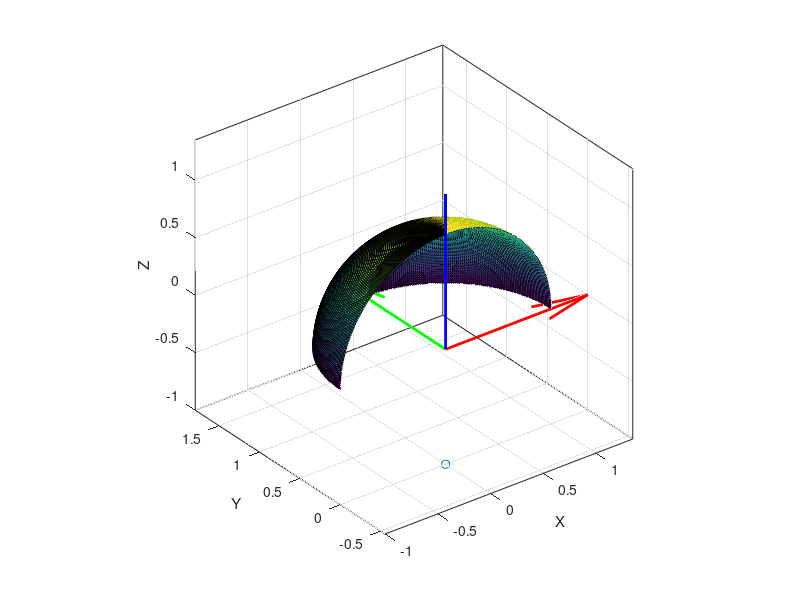

This chart was generated by the following MATLAB code:
% 3D spherical polar coordinate plot


nt = 100;
t = linspace(0,pi/2,nt).'; % I want this as a column vector
C = [0, 0]; % the center of the circle in the (x,y) plane.
R = 1; % radius 1
xy = C + R*[cos(t), sin(t)]; % points in the circle
plot(xy(:,1),xy(:,2),'r-')
axis equal;


nphi = 200; % 100 elements around the axis.
phi = linspace(0,pi,nphi + 1);
[T,PHI] = ndgrid(t,phi);

%%%%%%%%%%%%%%%%%%%%%%%%%%%%%%%%%%%%%%%%%%%%%%%%%%%%%%%%%%%%%%%%

%{
[theta,phi]=meshgrid(linspace(-pi/2,pi/2),linspace(0,2*pi));
r=1+sin(theta*3).*cos(phi*2);
X=cos(theta).*cos(phi).*r;
Y=cos(theta).*sin(phi).*r;
Z=sin(theta).*r;
surf(X,Y,Z)
%}
%%%%%%%%%%%%%%%%%%%%%%%%%%%%%%%%%%%%%%%%%%%%%%%%%%%%%%%%%%%%%%%%%%%




X = (C(1)+R*sin(T)).*cos(PHI); 
Y = (C(2)+R*sin(T)).*sin(PHI); 
Z = (C(1)+R*cos(T));

surf(X,Y,Z)
hold on
scatter3(0,0,-R)
axis equal
box on
xlabel X
ylabel Y
zlabel Z
% Plot the axes
scale_factor = 1.5; % Adjust the length of the axes
quiver3(0, 0, 0, scale_factor, 0, 0, 'r', 'LineWidth', 2); % X-axis
quiver3(0, 0, 0, 0, scale_factor, 0, 'g', 'LineWidth', 2); % Y-axis
quiver3(0, 0, 0, 0, 0, scale_factor, 'b', 'LineWidth', 2); % Z-axis

